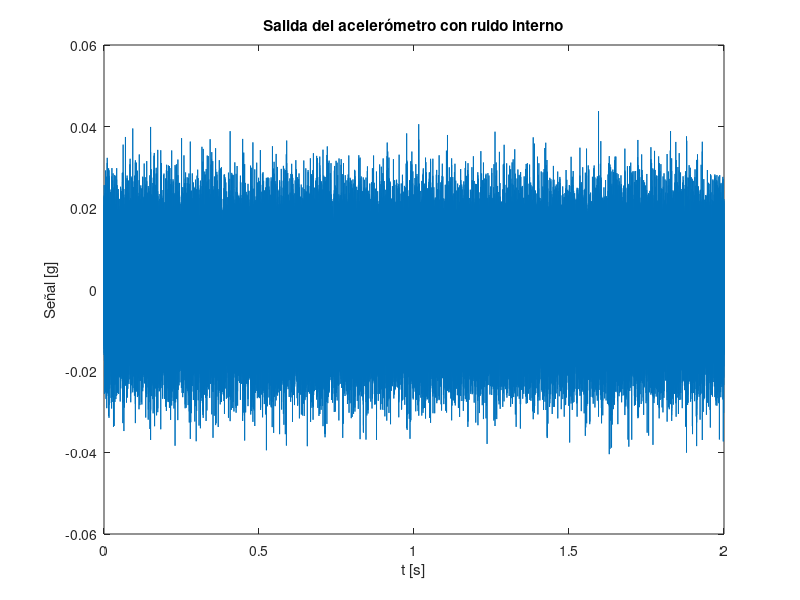
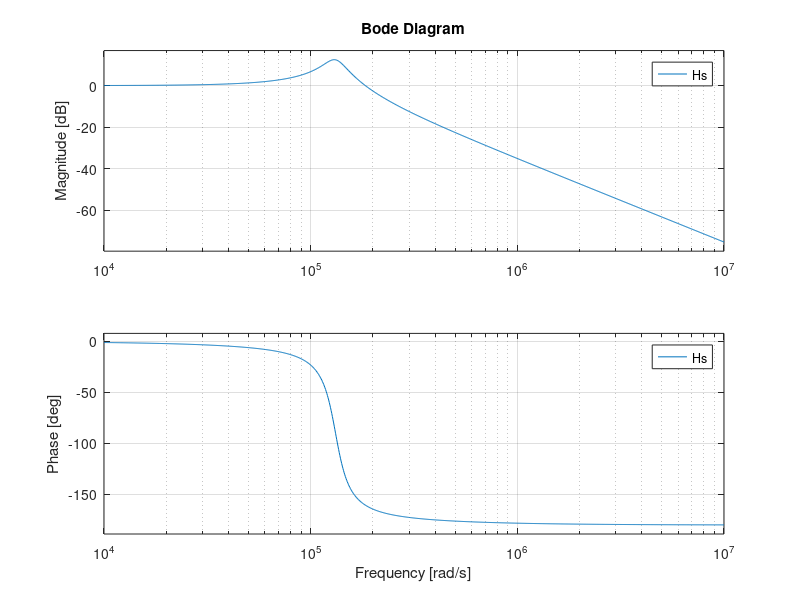

Source code (MATLAB) for these figures, in order:
clear
clc
close all
f_res = 21000;
w0 = 2*pi*f_res;
f_target = 11000;
w_target = 2*pi*f_target;

target_gain = 10^(3/20);  % 3 dB → ganancia ≈ 1.412

zeta_range = linspace(0.01, 0.2, 1000);
gain_vals = zeros(size(zeta_range));

for i = 1:length(zeta_range)
    z = zeta_range(i);
    H = tf([w0^2], [1, 2*z*w0, w0^2]);
    [mag, ~] = bode(H, w_target);
    gain_vals(i) = mag;
end

% Encontrar el zeta que más se aproxima a la ganancia deseada
[~, idx] = min(abs(gain_vals - target_gain));
zeta_ajustado = zeta_range(idx);

fprintf('Zeta estimado para 3 dB a 11 kHz: %.4f\n', zeta_ajustado);

Hs = tf([w0^2], [1, 2*zeta_ajustado*12*w0, w0^2]);

fs = 100000; % Frecuencia de muestreo
N = fs * 2;  % 2 segundos

nsd = 30e-6; % [g/√Hz]
noise_rms = nsd * sqrt(fs/2);  % Ruido blanco escalado en RMS
ruido = noise_rms * randn(1, N); % Señal de ruido blanco

t = (0:N-1)/fs;
sensor_out = lsim(Hs, ruido, t);

% Graficar
plot(t, sensor_out), xlabel('t [s]'), ylabel('Señal [g]')
title('Salida del acelerómetro con ruido interno')

figure('Position', [100, 100, 800, 600]);
bode(Hs)

grid on
